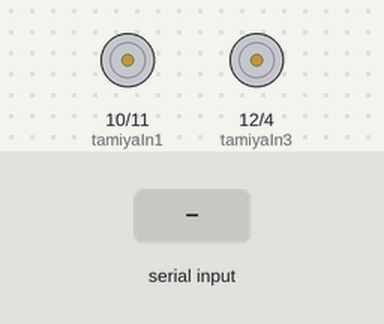
A sketch run on a simulated Arduino Uno, built with avr-gcc and run on an emulated ATmega328P. Shown: motor-driver pin pairs drawn as motors (green arrow = first pin HIGH = forward, orange = second pin HIGH = backward, longer = more drive, scaled by the enable pin). The test bench sets the inputs (shaded band). What the sketch prints to the serial monitor is not drawn.

Above: at 1.2 s.
1.3 s: "999\n" received over Serial
At 2.2 s:
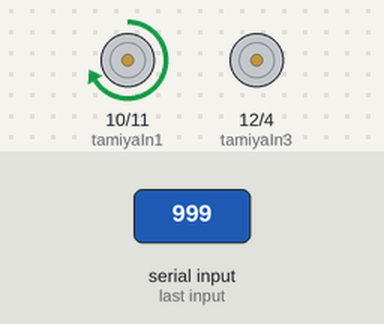
2.8 s: "777\n" received over Serial
At 4.45 s:
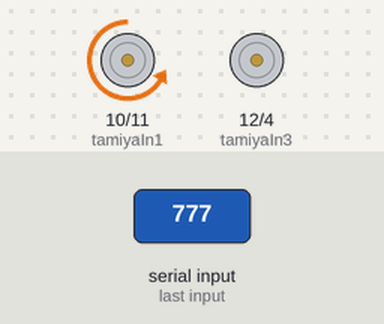
5.8 s: "888\n" received over Serial
At 6.9 s:
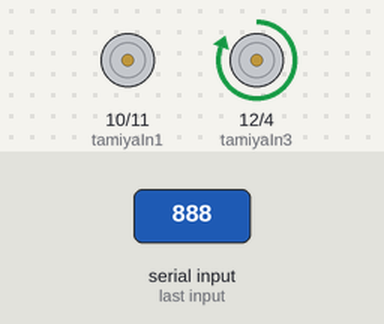
7.3 s: "666\n" received over Serial
At 8.95 s:
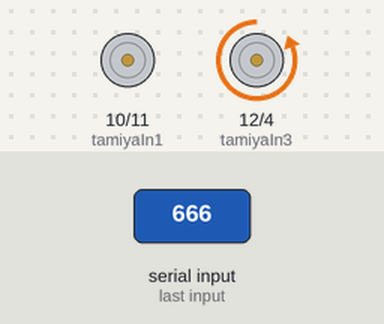
Timing chart, 0 to 10.6 s (numbered marks = the images above; inputs shaded):
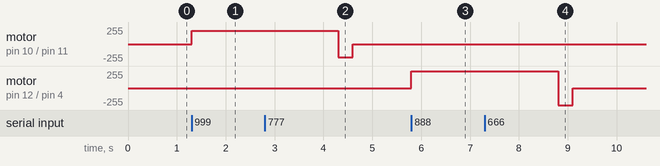

Measured:
- after the input at 1.3 s, motor on pin 10 (tamiyaIn1) / pin 11 (tamiyaIn2): stopped → forward 200/255 at once
- after the input at 2.8 s, motor on pin 10 (tamiyaIn1) / pin 11 (tamiyaIn2): forward 200/255 → backward 200/255 after 1.5 s, → stopped 0.30 s later
- after the input at 5.8 s, motor on pin 12 (tamiyaIn3) / pin 4 (tamiyaIn4): stopped → forward 255/255 at once
- after the input at 7.3 s, motor on pin 12 (tamiyaIn3) / pin 4 (tamiyaIn4): forward 255/255 → backward 255/255 after 1.5 s, → stopped 0.30 s later

The sketch:

Tamiya.ino
```cpp
// =================타미야 모터====================

// 핀 설정
const int ena = 9;
const int tamiyaIn1 = 10;
const int tamiyaIn2 = 11;
const int tamiyaIn3 = 12;
const int tamiyaIn4 = 4;

void setup() {
  Serial.begin(115200);

  pinMode(ena, OUTPUT);
  pinMode(tamiyaIn1, OUTPUT);
  pinMode(tamiyaIn2, OUTPUT);
  pinMode(tamiyaIn3, OUTPUT);
  pinMode(tamiyaIn4, OUTPUT);

  analogWrite(ena, 200); // 속도 제어

  Serial.println("--- 타미야 모터 정/역방향 개별 제어 ---");
  Serial.println("모터 1: 999(상승), 777(하강)");
  Serial.println("모터 2: 888(하강), 666(상승)");
}

// 1번 모터 동작 (정/역방향 선택)
void runMotor1(bool forward) {
  if (forward) {
    digitalWrite(tamiyaIn1, HIGH);
    digitalWrite(tamiyaIn2, LOW);
    Serial.println("모터 1 정방향 가동...");
  } else {
    digitalWrite(tamiyaIn1, LOW);
    digitalWrite(tamiyaIn2, HIGH);
    Serial.println("모터 1 역방향 가동...");
  }
}

// 2번 모터 동작 (정/역방향 선택)
void runMotor2(bool forward) {
  if (forward) {
    digitalWrite(tamiyaIn3, HIGH);
    digitalWrite(tamiyaIn4, LOW);
    Serial.println("모터 2 정방향 가동...");
  } else {
    digitalWrite(tamiyaIn3, LOW);
    digitalWrite(tamiyaIn4, HIGH);
    Serial.println("모터 2 역방향 가동...");
  }
}

// 모든 모터 정지
void stopAllMotors() {
  digitalWrite(tamiyaIn1, LOW);
  digitalWrite(tamiyaIn2, LOW);
  digitalWrite(tamiyaIn3, LOW);
  digitalWrite(tamiyaIn4, LOW);
}

void loop() {
  if (Serial.available() > 0) {
    int cmd = Serial.parseInt();

    // 모터 1 제어 이송용 타미야
    if (cmd == 999) { runMotor1(true); delay(3000); stopAllMotors(); }
    else if (cmd == 777) { runMotor1(false); delay(300); stopAllMotors(); }

    // 모터 2 제어 노광 차폐
    else if (cmd == 888) { runMotor2(true); delay(3000); stopAllMotors(); }
    else if (cmd == 666) { runMotor2(false); delay(300); stopAllMotors(); }
  }
}
```
